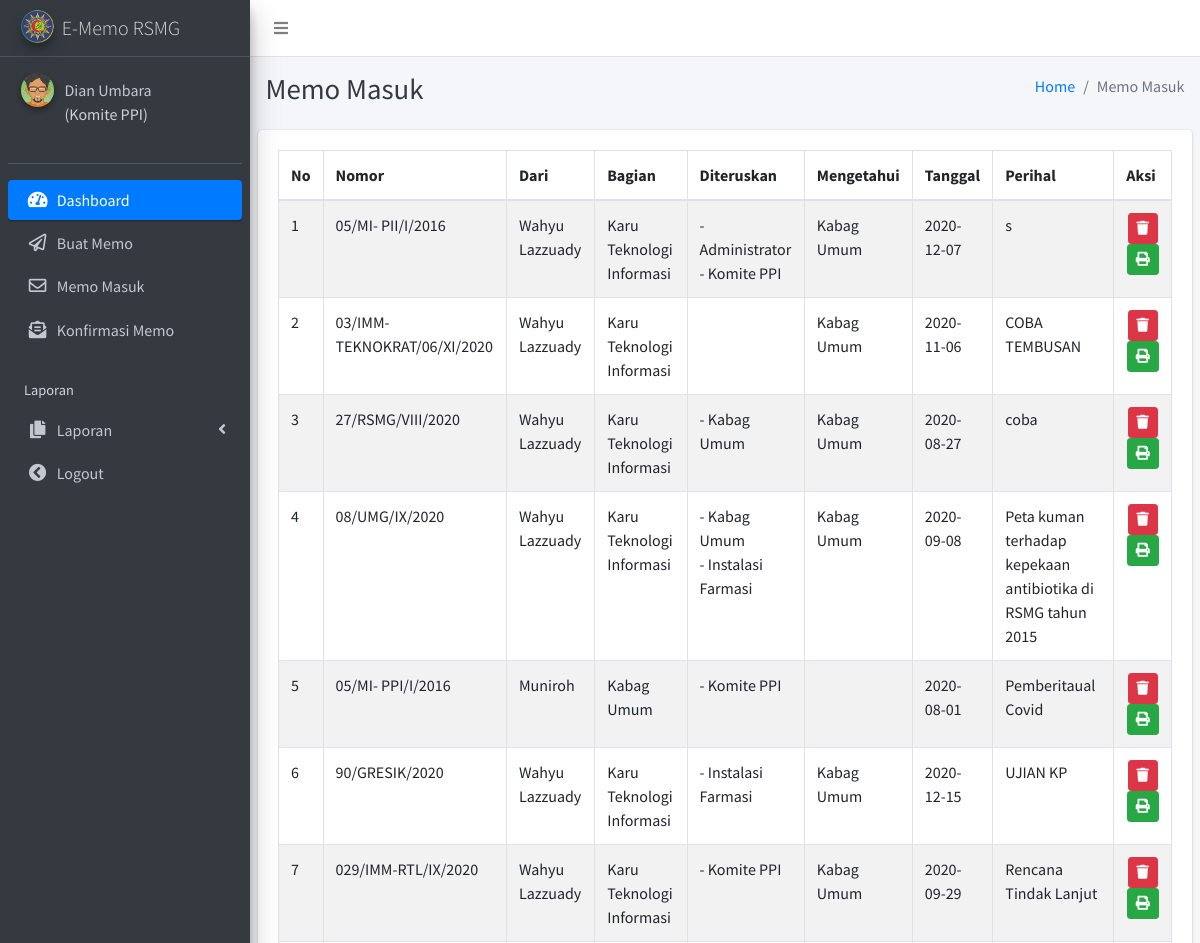
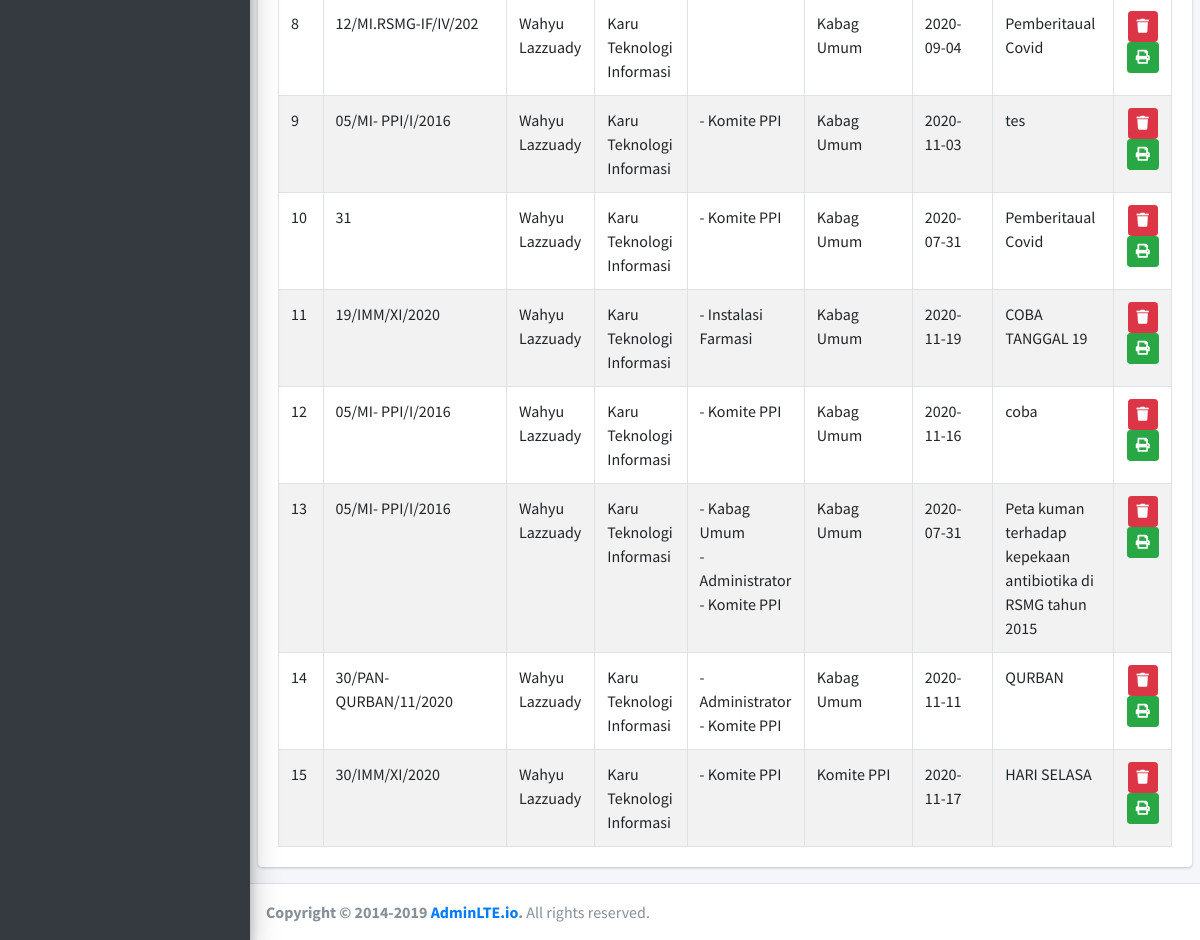
Screenshot of /list_memo_m.php (signed in) with the database file from the repository (2 pictures, top to bottom).
### tables this page shows
CREATE TABLE `memo_masuk` (
  `kode_memo` varchar(255) NOT NULL,
  `no_memo` varchar(255) NOT NULL,
  `id_penerima` int(20) NOT NULL,
  `pengirim` int(20) NOT NULL,
  `id_jabatan` int(20) NOT NULL,
  `tanggal` date NOT NULL,
  `perihal` varchar(60) NOT NULL,
  `mengetahui` int(20) NOT NULL,
  `isi` text NOT NULL,
  `lampiran` varchar(255) NOT NULL,
  `status` enum('belum','sudah','tolak') NOT NULL
);

CREATE TABLE `pegawai` (
  `id_pegawai` int(11) NOT NULL,
  `nip` varchar(30) NOT NULL,
  `nama` varchar(30) NOT NULL,
  `id_jabatan` int(20) NOT NULL,
  `akses` varchar(30) NOT NULL,
  `username` varchar(50) NOT NULL,
  `password` varchar(255) NOT NULL,
  `qr_code` varchar(50) NOT NULL
);

CREATE TABLE `jabatan` (
  `id_jabatan` int(20) NOT NULL,
  `jabatan` varchar(30) NOT NULL
);

CREATE TABLE `detail_cc` (
  `id_detail` int(20) NOT NULL,
  `kode_memo` varchar(255) NOT NULL,
  `id_pegawai` int(11) NOT NULL
);

### list_memo_m.php (the view, shortened to what this page needs)
<!DOCTYPE html>
<html>
<head>
  <?php
    include'_partials/header.php';session_start();
  ?>
</head>
<body class="hold-transition sidebar-mini layout-fixed">
<div class="wrapper">
  <?php
    include'_partials/navbar.php';
  ?>
  <?php
    include'_partials/sidebar.php';
  ?>
  <div class="content-wrapper">
    <div class="content-header">
      <div class="container-fluid">
        <div class="row mb-2">
          <div class="col-sm-6">
            <h1 class="m-0 text-dark">Memo Masuk </h1>
          </div>
          <div class="col-sm-6">
            <ol class="breadcrumb float-sm-right">
              <li class="breadcrumb-item"><a href="#">Home</a></li>
              <li class="breadcrumb-item active">Memo Masuk</li>
            </ol>
          </div>
        </div>
      </div>
    </div>
    <section class="content">
      <div class="row">
        <div class="col-12">
          <div class="card">
            <div class="card-body">
              <table id="example1" class="table table-bordered table-striped">
                <thead>
                <tr>
                  <th>No</th>
                  <th>Nomor</th>
                  <th>Dari</th>
                  <th>Bagian</th>
                  <th>Diteruskan</th>
                  <th>Mengetahui</th>
                  <th>Tanggal</th>
                  <th>Perihal</th>
                  <th>Aksi</th>
                </tr>
                </thead>
                <tbody>
                  <?php
                    include "koneksi2.php";
                    $no = 1;
                    $query_mysql = "SELECT * FROM memo_masuk mm
                    LEFT JOIN detail_cc dc ON mm.kode_memo = dc.kode_memo
                    INNER JOIN jabatan jb ON mm.id_jabatan = jb.id_jabatan
                    LEFT JOIN pegawai ph ON mm.pengirim = ph.id_pegawai
                    GROUP BY mm.kode_memo
                    ";
                    $sql_keluar = mysqli_query($host, $query_mysql) or die (mysqli_error($host));
                    while($data = mysqli_fetch_array($sql_keluar)){
                  ?>
                <tr>
                  <td><?php echo $no++; ?></td>
                  <td><?php echo $data['no_memo']; ?></td>
                  <td>
                  <?php $query_mysql2 = mysqli_query($host,"SELECT nama FROM pegawai nm  WHERE id_pegawai = '$data[pengirim]'") or die (mysqli_error($host));
                  while ($data_nama = mysqli_fetch_array($query_mysql2)) {
                    echo $data_nama['nama']."</br>";
                }
                  ?></td>
                  <td><?php echo $data['jabatan']; ?></td>
                  <td>
                  <?php
                  $sql_cc = mysqli_query($host,"SELECT * FROM detail_cc
                  INNER JOIN jabatan ON detail_cc.id_pegawai = jabatan.id_jabatan
                  WHERE kode_memo = '$data[kode_memo]'
                 ") or die (mysqli_error($host));
                  while ($data_memo_masuk = mysqli_fetch_array($sql_cc)) {
                    echo "- ".$data_memo_masuk['jabatan']."</br>";
                  }
                  ?>
                  </td>
                  <td>
                  <?php $query_mysql3 = mysqli_query($host,"SELECT jabatan FROM jabatan ml
                  LEFT JOIN memo_masuk jl ON  ml.id_jabatan = jl.mengetahui
                   WHERE ml.id_jabatan = '$data[mengetahui]' GROUP BY ml.id_jabatan" ) or die (mysqli_error($host));
                  while ($data_jbt = mysqli_fetch_array($query_mysql3)) {
                    echo $data_jbt['jabatan']."</br>";
                  }
                  ?>
                  </td>
                  <td> <?php echo $data['tanggal']; ?></td>
                  <td> <?php echo $data['perihal']; ?></td>
                  <td style="text-align:center;">
                    <a href="delete_memo_m.php?kode_memo=<?php echo $data['kode_memo']?>" style="color:white" class="btn btn-danger btn-sm"><i class="fas fa-trash"></i></a>
                    <a href="layout_memo.php?kode_memo=<?php echo $data['kode_memo']; ?>" target="_blank" style="color:white" class="btn btn-success btn-sm"><i class="fas fa-print"></i></a>
                  </td>
                </tr>
                    <?php }?>
              </table>
            </div>
          </div>
        </div>
      </div>
    </section>
  </div>
  <?php
    include'_partials/footer.php';
  ?>
</div>
</body>
</html>

### rows the page displays
memo_masuk: no_memo "05/MI- PII/I/2016", id_jabatan.jabatan "Karu Teknologi Informasi", tanggal "2020-12-07", perihal "s"
pegawai: nama "Wahyu Lazzuady"
detail_cc: jabatan.jabatan "Administrator"
detail_cc: jabatan.jabatan "Komite PPI"
jabatan: jabatan "Kabag Umum"
memo_masuk: no_memo "03/IMM-TEKNOKRAT/06/XI/2020", id_jabatan.jabatan "Karu Teknologi Informasi", tanggal "2020-11-06", perihal "COBA TEMBUSAN"
memo_masuk: no_memo "27/RSMG/VIII/2020", id_jabatan.jabatan "Karu Teknologi Informasi", tanggal "2020-08-27", perihal "coba"
detail_cc: jabatan.jabatan "Kabag Umum"
memo_masuk: no_memo "08/UMG/IX/2020", id_jabatan.jabatan "Karu Teknologi Informasi", tanggal "2020-09-08", perihal "Peta kuman terhadap kepekaan antibiotika di RSMG tahun 2015"
detail_cc: jabatan.jabatan "Kabag Umum"
detail_cc: jabatan.jabatan "Instalasi Farmasi"
memo_masuk: no_memo "05/MI- PPI/I/2016", id_jabatan.jabatan "Kabag Umum", tanggal "2020-08-01", perihal "Pemberitaual Covid"
pegawai: nama "Muniroh"
detail_cc: jabatan.jabatan "Komite PPI"
memo_masuk: no_memo "90/GRESIK/2020", id_jabatan.jabatan "Karu Teknologi Informasi", tanggal "2020-12-15", perihal "UJIAN KP"
detail_cc: jabatan.jabatan "Instalasi Farmasi"
memo_masuk: no_memo "029/IMM-RTL/IX/2020", id_jabatan.jabatan "Karu Teknologi Informasi", tanggal "2020-09-29", perihal "Rencana Tindak Lanjut"
detail_cc: jabatan.jabatan "Komite PPI"
memo_masuk: no_memo "12/MI.RSMG-IF/IV/202", id_jabatan.jabatan "Karu Teknologi Informasi", tanggal "2020-09-04", perihal "Pemberitaual Covid"
memo_masuk: no_memo "05/MI- PPI/I/2016", id_jabatan.jabatan "Karu Teknologi Informasi", tanggal "2020-11-03", perihal "tes"
detail_cc: jabatan.jabatan "Komite PPI"
memo_masuk: no_memo "31", id_jabatan.jabatan "Karu Teknologi Informasi", tanggal "2020-07-31", perihal "Pemberitaual Covid"
detail_cc: jabatan.jabatan "Komite PPI"
memo_masuk: no_memo "19/IMM/XI/2020", id_jabatan.jabatan "Karu Teknologi Informasi", tanggal "2020-11-19", perihal "COBA TANGGAL 19"
detail_cc: jabatan.jabatan "Instalasi Farmasi"
memo_masuk: no_memo "05/MI- PPI/I/2016", id_jabatan.jabatan "Karu Teknologi Informasi", tanggal "2020-11-16", perihal "coba"
detail_cc: jabatan.jabatan "Komite PPI"
memo_masuk: no_memo "05/MI- PPI/I/2016", id_jabatan.jabatan "Karu Teknologi Informasi", tanggal "2020-07-31", perihal "Peta kuman terhadap kepekaan antibiotika di RSMG tahun 2015"
detail_cc: jabatan.jabatan "Kabag Umum"
detail_cc: jabatan.jabatan "Administrator"
detail_cc: jabatan.jabatan "Komite PPI"
memo_masuk: no_memo "30/PAN-QURBAN/11/2020", id_jabatan.jabatan "Karu Teknologi Informasi", tanggal "2020-11-11", perihal "QURBAN"
detail_cc: jabatan.jabatan "Administrator"
detail_cc: jabatan.jabatan "Komite PPI"
memo_masuk: no_memo "30/IMM/XI/2020", id_jabatan.jabatan "Karu Teknologi Informasi", tanggal "2020-11-17", perihal "HARI SELASA"
detail_cc: jabatan.jabatan "Komite PPI"
jabatan: jabatan "Komite PPI"

### other values shown
$_SESSION['user_login'] "Dian Umbara"
$_SESSION['nama_jabatan'] "Komite PPI"
